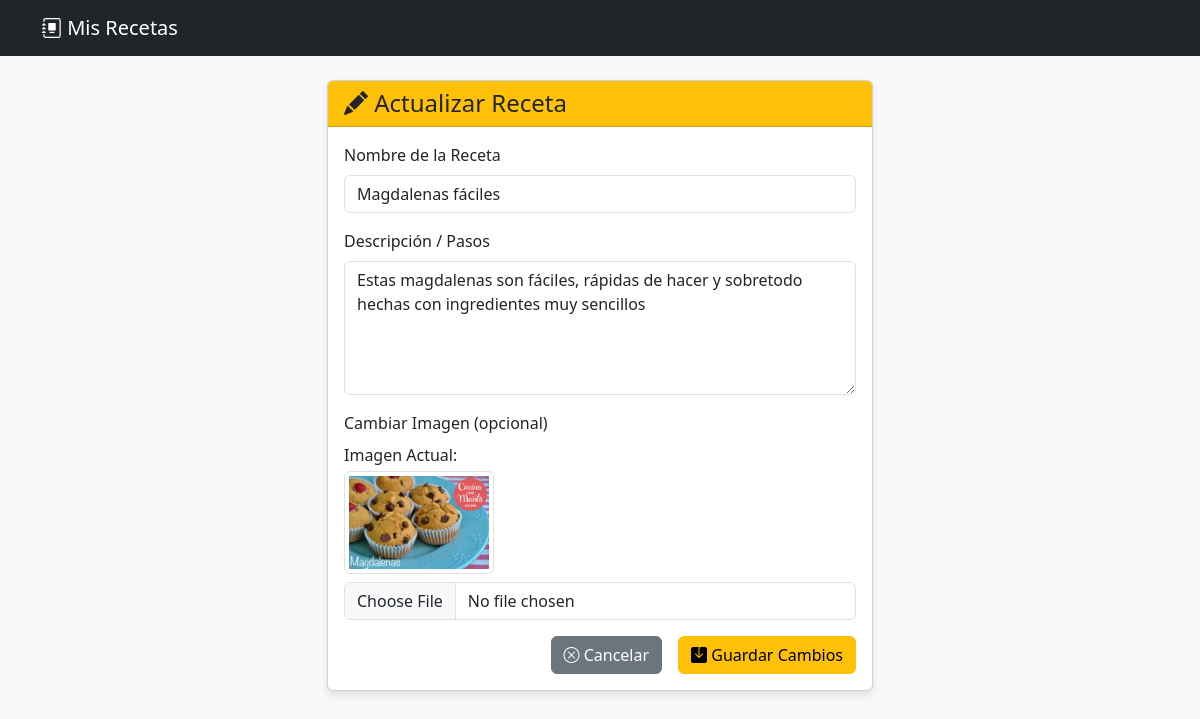
The app's page /actualizar_receta/3 with its own data.
### app_receta/models.py (models this page shows, shortened)
class Receta(models.Model):
    user = models.ForeignKey(User, on_delete=models.SET_NULL, null=True, blank=True)
    nombre_receta = models.CharField(max_length=100)
    descripcion_receta = models.TextField()
    imagen_receta = models.ImageField(upload_to="recetas", null=True, blank=True)
    ver_contar_receta = models.PositiveIntegerField(default=1)

### app_receta/views.py (the view, shortened to what this page needs)
# urls.py: path('actualizar_receta/<int:id>', views.actualizar_receta, name='actualizar_receta'),
def actualizar_receta(request, id):
    receta = get_object_or_404(Receta, id=id)
    return render(request, "actualizar_receta.html", {"receta": receta})

### app_receta/templates/actualizar_receta.html (shortened to what this page needs)
{% extends 'base.html' %}
{% block content %}
<div class="row justify-content-center">
    <div class="col-md-6">
        <div class="card">
            <div class="card-header bg-warning text-dark">
                <h4 class="mb-0"><i class="bi bi-pencil-fill"></i> Actualizar Receta</h4>
            </div>
            <div class="card-body">
                <form method="post" enctype="multipart/form-data">
                    <div class="mb-3">
                        <label for="nombre_receta" class="form-label">Nombre de la Receta</label>
                        <input type="text" class="form-control" name="nombre_receta" value="{{ receta.nombre_receta }}" required>
                    </div>
                    <div class="mb-3">
                        <label for="descripcion_receta" class="form-label">Descripción / Pasos</label>
                        <textarea class="form-control" name="descripcion_receta" rows="5" required>{{ receta.descripcion_receta }}</textarea>
                    </div>
                    <div class="mb-3">
                        <label for="imagen_receta" class="form-label">Cambiar Imagen (opcional)</label>
                        {% if receta.imagen_receta %}
                            <p class="mb-1">Imagen Actual:</p>
                            <img src="{{ receta.imagen_receta.url }}" alt="{{ receta.nombre_receta }}" class="img-thumbnail mb-2" style="max-width: 150px;">
                        {% endif %}
                        <input type="file" class="form-control" name="imagen_receta" accept="image/*">
                    </div>
                    <div class="d-grid gap-2 d-md-flex justify-content-md-end">
                        <a href="{% url 'recetas' %}" class="btn btn-secondary me-md-2"><i class="bi bi-x-circle"></i> Cancelar</a>
                        <button type="submit" class="btn btn-warning"><i class="bi bi-save-fill"></i> Guardar Cambios</button>
                    </div>
                </form>
            </div>
        </div>
    </div>
</div>
{% endblock %}

### app_receta/templates/base.html (style rules this page uses)
body { background-color: #f8f9fa; }
.card { box-shadow: 0 4px 8px rgba(0,0,0,0.1); }

### records on screen
Receta: nombre_receta "Magdalenas fáciles", descripcion_receta "Estas magdalenas son fáciles, rápidas de hacer y sobretodo hechas con ingredientes muy sencillos", imagen_receta (picture)
